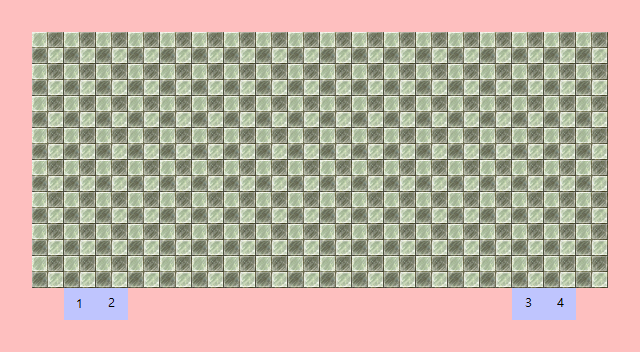

Tiled map render using the project's own tile images. Description and the map definition, with tile-layer contents summarised, below:
An orthogonal 20x11 tile map with 32x32 px tiles, 3 tile layers (Background, Items, MetaInfo), 2 tilesets and 5 objects (SpawnPoint, 1, 2, 3, 4).

<map version="1.0" tiledversion="1.1.1" orientation="orthogonal" renderorder="right-down" width="20" height="11" tilewidth="32" tileheight="32" infinite="0" nextobjectid="9">
 <tileset firstgid="1" name="Meta" tilewidth="32" tileheight="32" spacing="1" margin="1" tilecount="60" columns="12">
  <image source="metaset.png" width="397" height="166" />
  <tile id="0">
   <properties>
    <property name="Wall" value="YES" />
   </properties>
  </tile>
  <tile id="1">
   <properties>
    <property name="Items" value="YES" />
   </properties>
  </tile>
  <tile id="2">
   <properties>
    <property name="Code" value="006_01" />
    <property name="Destination" value="floor" />
    <property name="Entrance" value="YES" />
   </properties>
  </tile>
  <tile id="3">
   <properties>
    <property name="Code" value="006_02" />
    <property name="Destination" value="floor" />
    <property name="Entrance" value="YES" />
   </properties>
  </tile>
  <tile id="4">
   <properties>
    <property name="Code" value="006_03" />
    <property name="Destination" value="floor" />
    <property name="Entrance" value="YES" />
   </properties>
  </tile>
  <tile id="5">
   <properties>
    <property name="Code" value="006_04" />
    <property name="Destination" value="floor" />
    <property name="Entrance" value="YES" />
   </properties>
  </tile>
 </tileset>
 <tileset firstgid="61" name="RPGmaker tile" tilewidth="32" tileheight="32" tilecount="2016" columns="32">
  <image source="RPGmaker tile.png" width="1024" height="2016" />
 </tileset>
 <layer name="Background" width="20" height="11">
  <properties>
   <property name="Address" value="TileMaps/KonyangUniv.Daejeon/JukhunDigitalFacilitie/floor_L/" />
  </properties>
  <data>[220 cells, 200 non-empty, 2 distinct tile ids]</data>
 </layer>
 <objectgroup name="Objects">
  <properties>
   <property name="Name" value="죽헌정보관 7층 6호" />
   <property name="Place" value="006" />
  </properties>
  <object id="1" name="SpawnPoint" x="96" y="128" width="32" height="32" />
  <object id="5" name="1" x="64" y="288" width="32" height="32" />
  <object id="6" name="2" x="96" y="288" width="32" height="32" />
  <object id="7" name="3" x="512" y="288" width="32" height="32" />
  <object id="8" name="4" x="544" y="288" width="32" height="32" />
 </objectgroup>
 <layer name="Items" width="20" height="11">
  <data>[220 cells, 0 non-empty, 0 distinct tile ids]</data>
 </layer>
 <layer name="MetaInfo" width="20" height="11">
  <data>[220 cells, 83 non-empty, 6 distinct tile ids]</data>
 </layer>
</map>
